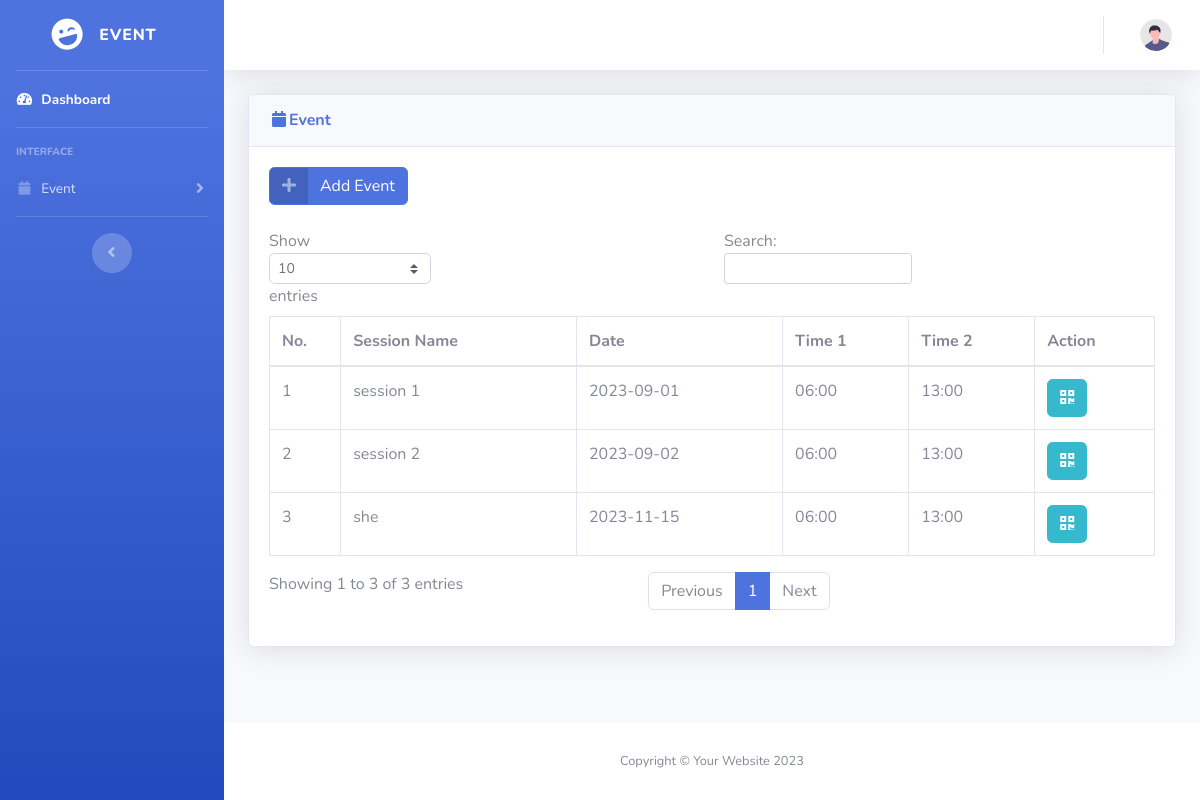
/event-session.php?eventID=8 (signed in), run on the app's committed database.
### tables this page shows
CREATE TABLE `event_sessions` (
  `session_id` int(11) NOT NULL,
  `event_id` int(11) NOT NULL,
  `session_title` varchar(255) NOT NULL,
  `date1` varchar(10) NOT NULL,
  `time1` varchar(10) NOT NULL,
  `time2` varchar(255) NOT NULL
);

### connection.php (called while the page is built, shortened)
<?php
	function getRecord($con, $strSql){
		$arrRec = [];
		$i = 0;
		if ($rs = mysqli_query($con, $strSql)) {
			if(mysqli_num_rows($rs) > 0) {
				while($rec = mysqli_fetch_array($rs)){
					foreach ($rec as $key => $value) {
						$arrRec[$i][$key] = $value;
					}
					$i++;
				}
			}
		}
		else
			die("ERROR: Could not Execute your request!");
		return $arrRec;
		}
?>

### event-session.php (the view, shortened to what this page needs)
<?php
    include 'connection.php';
?>
<!DOCTYPE html>
<html lang="en">
<head>
    <?php include'link.php'; ?>
</head>
<body id="page-top">
    <div id="wrapper">
        <?php include 'sidebar.php'; ?>
        <div id="content-wrapper" class="d-flex flex-column">
            <div id="content">
                <?php include 'topbar.php'; ?>
                <div class="container-fluid">
                    <div class="card shadow mb-4">
                        <div class="card-header py-3">
                            <h6 class="m-0 font-weight-bold text-primary"><i class="fas fa-fw fa-calendar"></i>Event</h6>
                        </div>
                        <div class="card-body">
                            <a href="event-add.php" class="btn btn-primary btn-icon-split">
                                <span class="icon text-white-50">
                                    <i class="fas fa-plus"></i>
                                </span>
                                <span class="text">Add Event</span>
                            </a>
                            <br><br>
                            <div class="table-responsive">
                                <table class="table table-bordered" id="dataTable" width="100%" cellspacing="0">
                                    <thead>
                                        <tr>
                                            <th>No.</th>
                                            <th>Session Name</th>
                                            <th>Date</th>
                                            <th>Time 1</th>
                                            <th>Time 2</th>
                                            <th>Action</th>
                                        </tr>
                                    </thead>
                                    <tbody>
                                        <?php
                                        $con = openConnection();
                                        $event_id = $_GET['eventID'];
                                        $strSql = "SELECT * FROM event_sessions where event_id = '$event_id'";
                                        $result = getRecord($con, $strSql);
                                        foreach ($result as $key => $session) {
                                            echo
                                            '<tr>
                                                <td>' . ($key + 1) . '</td>
                                                <td>' . $session['session_title'] . '</td>
                                                <td>' . $session['date1'] . '</td>
                                                <td>' . $session['time1'] . '</td>
                                                <td>' . $session['time2'] . '</td>
                                                <td>
                                                <a href="scan.php?eventID=' . $event_id . '&session_id='. $session['session_id'] .'" class="btn btn-info"><i class="fas fa-qrcode"></i></a>
                                                </td>
                                            </tr>';
                                        }
                                        ?>
                                    </tbody>
                                </table>
                            </div>
                        </div>
                    </div>
                </div>
            </div>
            <footer class="sticky-footer bg-white">
                <div class="container my-auto">
                    <div class="copyright text-center my-auto">
                        <span>Copyright &copy; Your Website 2023</span>
                    </div>
                </div>
            </footer>
        </div>
    </div>
</body>
</html>

### data on the page
event_sessions: session_title "session 1", date1 "2023-09-01", time1 "06:00", time2 "13:00"
event_sessions: session_title "session 2", date1 "2023-09-02", time1 "06:00", time2 "13:00"
event_sessions: session_title "she", date1 "2023-11-15", time1 "06:00", time2 "13:00"
